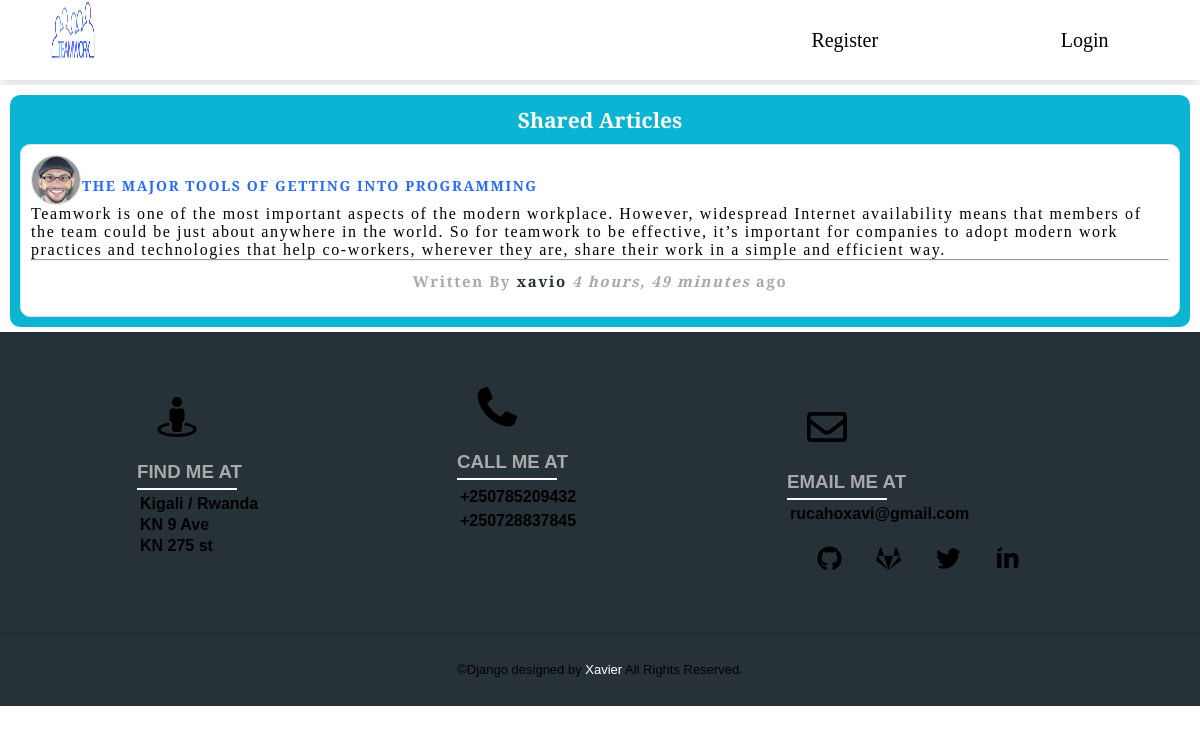
/post/45/, run on the app's committed database.
### workdjango/models.py (models this page shows, shortened)
class Post(models.Model):
    title = models.CharField(max_length=45)
    content = models.TextField()
    date_posted = models.DateTimeField(default=timezone.now)
    author = models.ForeignKey(User, on_delete=models.CASCADE)

### users/models.py (models this page shows, shortened)
class Profile(models.Model):
    user = models.OneToOneField(User, on_delete=models.CASCADE)
    image = models.ImageField(default='default.jpg', upload_to='profile_images')

### workdjango/views.py (the view)
# urls.py: path('post/<int:pk>/', PostDetailView.as_view(), name='post-detail'),
class PostDetailView(DetailView):
    model = Post

### workdjango/templates/workdjango/post_detail.html (shortened to what this page needs)
{% extends "workdjango/base.html" %}
{% block content %}
<div class="shared-article-page">
  <div class="shared-form">
   <h3>Shared Articles</h3>
<div class="info-card">
  <img class="profile"src="{{ post.author.profile.image.url }}"><br>
  <a href="{% url 'post-detail' post.id %}"><h4>{{ post.title }}</h4></a><br>
  <p>{{ post.content }}</p><br><hr>
  <div class="more">
  <h5 class="author">Written By <a href="{% url 'user-posts' post.author.username %}">{{ post.author }}</a>
    <i class="date">{{ post.date_posted|timesince }}</i> ago</h5>
</div>
</div>
</div>
</div>
{% endblock content %}

### workdjango/static/workdjango/nav.css (style rules this page uses)
:root { --primaryColor: rgb(40, 106, 247); --mainWhite: #ffffff; --mainGrey: #ececec; --mainBlack: #000000; --color-primary: #263238; --color-secondary: darkgrey; --mainSpacing: 0.1rem; --mainTransition: all .5s ease; }
* { margin: 0; padding: 0; box-sizing: border-box; }
body { font-family: 'Crimson Text'; font-size:18px; }

### workdjango/static/workdjango/home.css (style rules this page uses)
:root { --primaryColor: rgb(40, 106, 247); --mainWhite: #ffffff; --mainGrey: #ececec; --mainBlack: #000000; --color-primary: #263238; --color-secondary: darkgrey; --mainSpacing: 0.1rem; --mainTransition: all .5s ease; }
.shared-article-page { background: #ffffff; width: 55%; height:auto; margin-top: 30px; margin-left: auto; margin-right: auto; }
.shared-form { position: relative; z-index: 1; background: rgb(10, 181, 211); width: 100%; margin: 0 auto 100px; padding: 45px; text-align: center; box-sizing: border-box; float:left; border-radius: 10px; }
.shared-form img { width: 100%; height: 300px; border-radius: 10px; }
.shared-form h3 { color: var(--mainWhite); }
.info-card .more { height: 35px; }
a { text-decoration: none; color: var(--mainBlack); }
.shared-form .info-card { height: auto; box-sizing: border-box; padding: 45px 10px; width: 100%; text-align: center; padding: 10px 10px; background: var(--mainWhite); margin-top: 10px; border-radius: 10px; }
.info-card .profile { width: 50px; height: 50px; float: left; border-radius: 50%; }
.info-card h4 { font-size: 16px; text-transform: uppercase; color: var(--primaryColor); letter-spacing: var(--mainSpacing); float: left; margin-left: 10px; margin-top: -5px; }
.info-card p { text-align: left; letter-spacing: var(--mainSpacing); font-size: 16px; float: left; }
.info-card .author { color: var(--color-secondary); margin-left: 0; font-size: 15px; margin-bottom: 0px; margin-top:10px; letter-spacing: var(--mainSpacing); }
.info-card .author .date { font-size: 15px; color: var(--color-secondary); letter-spacing: var(--mainSpacing); }
@media only screen and (min-width: 300px) and (max-width: 1200px) { .shared-article-page { width:100%; margin-bottom: 0px; padding: 10px; margin-top: 5px; } }
@media only screen and (min-width: 300px) and (max-width: 1200px) { .shared-form { width: 100%; padding: 10px; margin-bottom: 5px; } }
@media only screen and (min-width: 300px) and (max-width: 1200px) { .info-card { width:100%; height: auto; } }
@media only screen and (min-width: 300px) and (max-width: 1200px) { .info-card .author { margin: auto; margin-bottom: 10px; margin-top: 10px; } }
@media only screen and (min-width: 300px) and (max-width: 1200px) { .info-card .author .date { margin: auto; text-align: center; } }
@media only screen and (min-width: 300px) and (max-width: 1200px) { .info-card h4 { font-size: 14px; text-transform: uppercase; color: var(--primaryColor); letter-spacing: var(--mainSpacing); text-align: center; margin-left: 1px; margin-top: 0px; } }

### workdjango/static/workdjango/logs.css (style rules this page uses)
:root { --primaryColor: rgb(40, 106, 247); --mainWhite: #ffffff; --mainGrey: #ececec; --color-primary: #263238; --color-secondary: darkgrey; --mainSpacing: 0.1rem; --mainTransition: all .5s ease; }
a { text-decoration: none; color: var(--color-primary); }

### workdjango/static/workdjango/write-article.css (style rules this page uses)
:root { --primaryColor: rgb(40, 106, 247); --mainWhite: #ffffff; --mainGrey: #ececec; --mainBlack: #000000; --color-primary: #263238; --color-secondary: darkgrey; --color-second: #5EC6FF; --mainSpacing: 0.1rem; --mainTransition: all .5s ease; }

### workdjango/static/workdjango/pagination.css (style rules this page uses)
:root { --primaryColor: rgb(40, 106, 247); --mainWhite: #ffffff; --mainGrey: #ececec; --mainBlack: #000000; --color-primary: #263238; --color-secondary: darkgrey; --mainSpacing: 0.1rem; --mainTransition: all .5s ease; }
.info-card { background: var(--mainWhite); width: 100%; height: auto; margin-top: 10px; border: 1px solid #e1e1e1; outline: 0; padding: 25px; }
.info-card img { width: 100px; height: 100px; border-radius: 10px; border: 1px solid #e1e1e1; }
.info-card h4 { color: var(--primaryColor); letter-spacing: var(--mainSpacing); }
@media only screen and (min-width: 300px) and (max-width: 1200px) { .info-card { width:100% } }

### data on the page
Post: author.profile.image (picture), title "THE MAJOR TOOLS OF GETTING INTO PROGRAMMING", content "Teamwork is one of the most important aspects of the modern workplace. However, widespread Internet availability means that members of the team could be just about anywhere in the world. So for teamwork to be effective, it’s important for companies to adopt modern work practices and technologies that help co-workers, wherever they are, share their work in a simple and efficient way.", author "xavio", date_posted "4 hours, 49 minutes"
